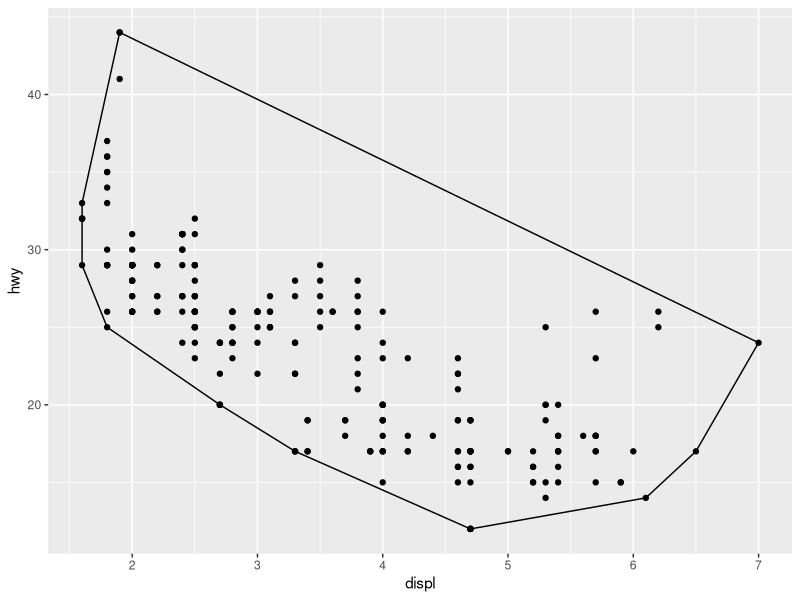
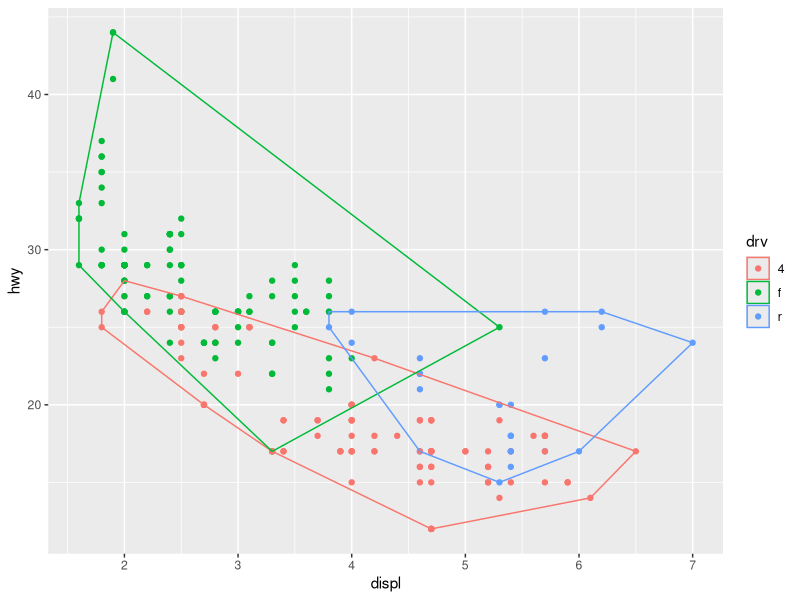
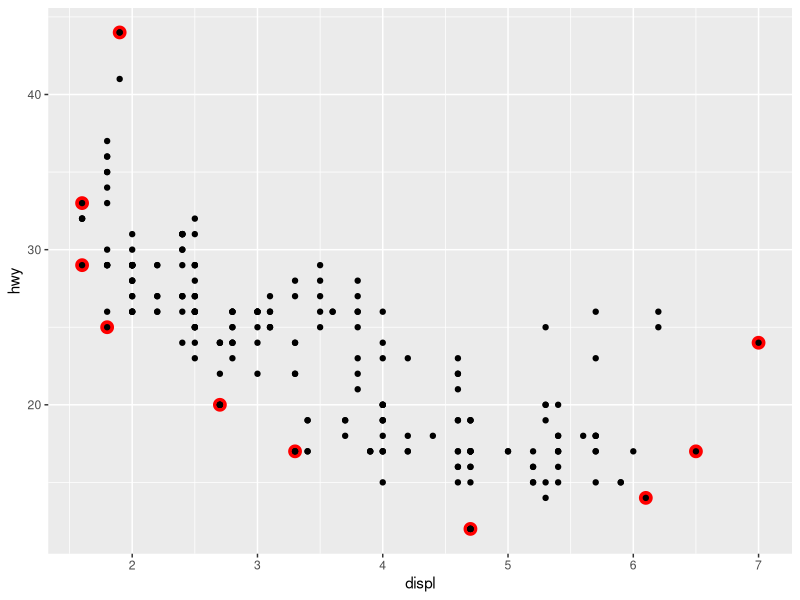
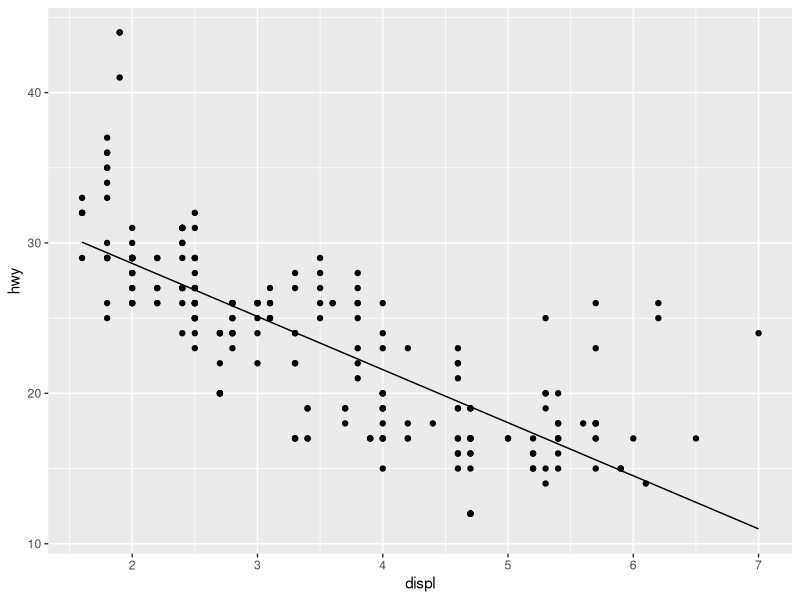
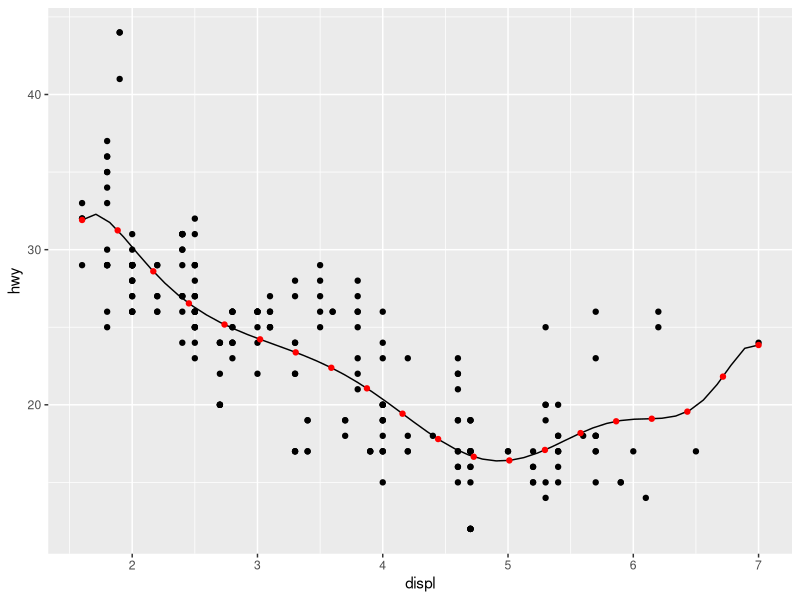
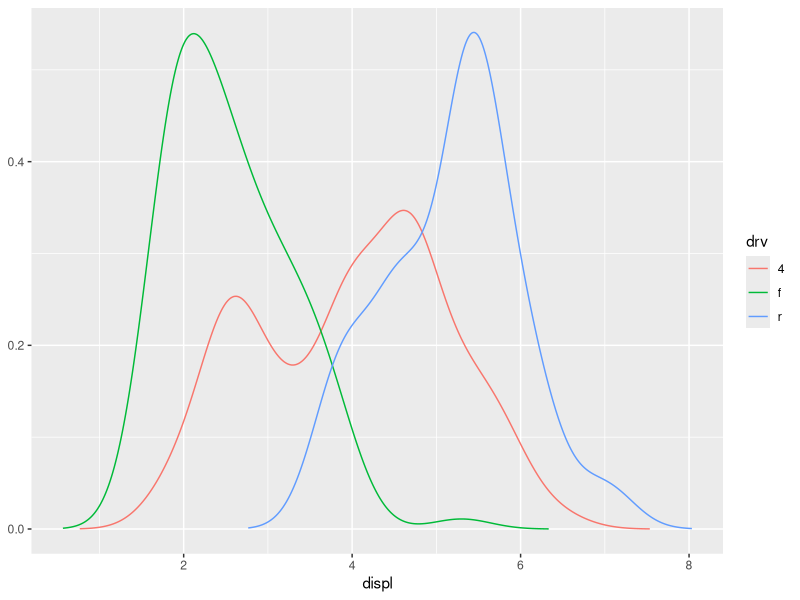
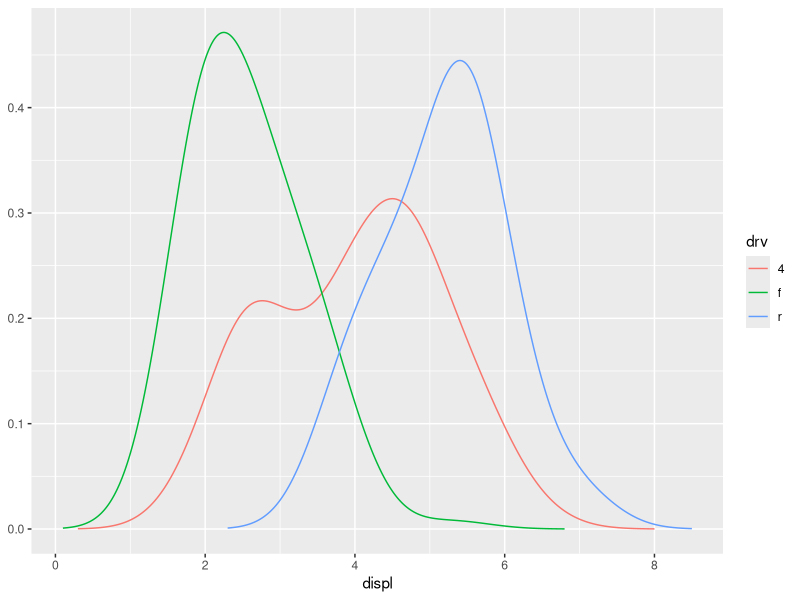
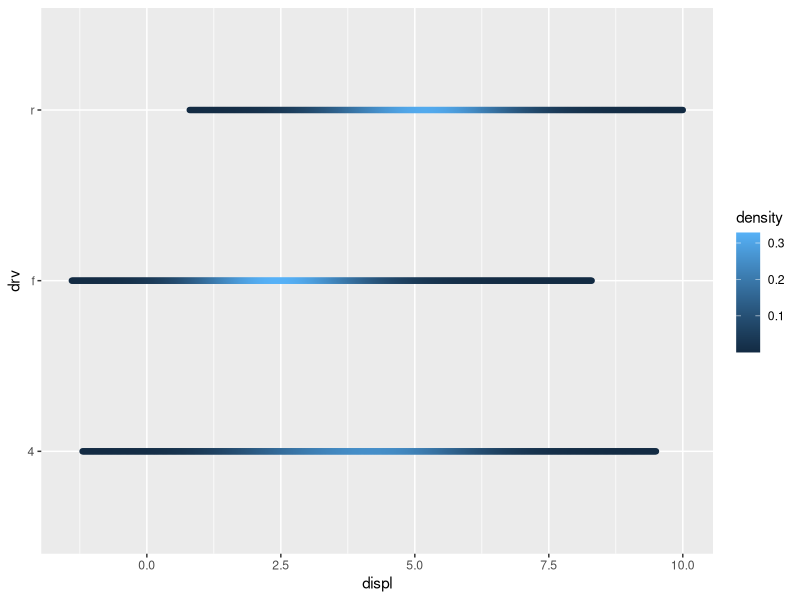

Source code (R) for these figures, in order:
## ---- chunk 1
knitr::opts_chunk$set(collapse = TRUE, comment = "#>", fig.width = 7, fig.height = 7, fig.align = "center")
library(ggplot2)
## ---- chunk 2
A <- ggproto("A", NULL,
  x = 1,
  inc = function(self) {
    self$x <- self$x + 1
  }
)
A$x
A$inc()
A$x
A$inc()
A$inc()
A$x
## ---- chunk 3
StatChull <- ggproto("StatChull", Stat,
  compute_group = function(data, scales) {
    data[chull(data$x, data$y), , drop = FALSE]
  },
  
  required_aes = c("x", "y")
)
## ---- chunk 4
stat_chull <- function(mapping = NULL, data = NULL, geom = "polygon",
                       position = "identity", na.rm = FALSE, show.legend = NA, 
                       inherit.aes = TRUE, ...) {
  layer(
    stat = StatChull, data = data, mapping = mapping, geom = geom, 
    position = position, show.legend = show.legend, inherit.aes = inherit.aes,
    params = list(na.rm = na.rm, ...)
  )
}
## ---- chunk 5
#| fig.alt = "Scatterplot of engine displacement versus highway miles per
#|  gallon, for 234 cars. The convex hull of all the points is marked by a 
#|  polygon with no fill."
ggplot(mpg, aes(displ, hwy)) + 
  geom_point() + 
  stat_chull(fill = NA, colour = "black")
## ---- chunk 6
#| fig.alt = "Scatterplot of engine displacement versus highway miles per
#|  gallon, for 234 cars. The convex hulls of points, grouped and coloured by 
#|  three types of drive train, are marked by polygons with no fill but the
#|  outline matches the colours of the points."
ggplot(mpg, aes(displ, hwy, colour = drv)) + 
  geom_point() + 
  stat_chull(fill = NA)
## ---- chunk 7
#| fig.alt = "Scatterplot of engine displacement versus highway miles per
#|  gallon, for 234 cars. The points that are part of the convex hull of all 
#|  points are marked with a red outline."
ggplot(mpg, aes(displ, hwy)) + 
  stat_chull(geom = "point", size = 4, colour = "red") +
  geom_point()
## ---- chunk 8
#| fig.alt = "Scatterplot of engine displacement versus highway miles per
#|  gallon, for 234 cars. A straight line with a negative slope passes through
#|  the cloud of points."
StatLm <- ggproto("StatLm", Stat, 
  required_aes = c("x", "y"),
  
  compute_group = function(data, scales) {
    rng <- range(data$x, na.rm = TRUE)
    grid <- data.frame(x = rng)
    
    mod <- lm(y ~ x, data = data)
    grid$y <- predict(mod, newdata = grid)
    
    grid
  }
)

stat_lm <- function(mapping = NULL, data = NULL, geom = "line",
                    position = "identity", na.rm = FALSE, show.legend = NA, 
                    inherit.aes = TRUE, ...) {
  layer(
    stat = StatLm, data = data, mapping = mapping, geom = geom, 
    position = position, show.legend = show.legend, inherit.aes = inherit.aes,
    params = list(na.rm = na.rm, ...)
  )
}

ggplot(mpg, aes(displ, hwy)) + 
  geom_point() + 
  stat_lm()
## ---- chunk 9
#| fig.alt = "Scatterplot of engine displacement versus highway miles per
#|  gallon, for 234 cars. A wobbly line follows the point cloud over the 
#|  horizontal direction. 20 points are placed on top of the line with constant
#|  horizontal intervals."
StatLm <- ggproto("StatLm", Stat, 
  required_aes = c("x", "y"),
  
  compute_group = function(data, scales, params, n = 100, formula = y ~ x) {
    rng <- range(data$x, na.rm = TRUE)
    grid <- data.frame(x = seq(rng[1], rng[2], length = n))
    
    mod <- lm(formula, data = data)
    grid$y <- predict(mod, newdata = grid)
    
    grid
  }
)

stat_lm <- function(mapping = NULL, data = NULL, geom = "line",
                    position = "identity", na.rm = FALSE, show.legend = NA, 
                    inherit.aes = TRUE, n = 50, formula = y ~ x, 
                    ...) {
  layer(
    stat = StatLm, data = data, mapping = mapping, geom = geom, 
    position = position, show.legend = show.legend, inherit.aes = inherit.aes,
    params = list(n = n, formula = formula, na.rm = na.rm, ...)
  )
}

ggplot(mpg, aes(displ, hwy)) + 
  geom_point() + 
  stat_lm(formula = y ~ poly(x, 10)) + 
  stat_lm(formula = y ~ poly(x, 10), geom = "point", colour = "red", n = 20)
## ---- chunk 10
#' @export
#' @inheritParams ggplot2::stat_identity
#' @param formula The modelling formula passed to \code{lm}. Should only 
#'   involve \code{y} and \code{x}
#' @param n Number of points used for interpolation.
stat_lm <- function(mapping = NULL, data = NULL, geom = "line",
                    position = "identity", na.rm = FALSE, show.legend = NA, 
                    inherit.aes = TRUE, n = 50, formula = y ~ x, 
                    ...) {
  layer(
    stat = StatLm, data = data, mapping = mapping, geom = geom, 
    position = position, show.legend = show.legend, inherit.aes = inherit.aes,
    params = list(n = n, formula = formula, na.rm = na.rm, ...)
  )
}

## ---- chunk 11
#| fig.alt = c(
#| "A line plot showing three kernel density estimates of engine displacement,
#|  coloured for three types of drive trains. The lines are a little bit 
#|  wobbly.",
#| "A line plot showing three kernel density estimates of engine displacement,
#|  coloured for three types of drive trains. The lines are fairly smooth."
#| )
StatDensityCommon <- ggproto("StatDensityCommon", Stat, 
  required_aes = "x",
  
  setup_params = function(data, params) {
    if (!is.null(params$bandwidth))
      return(params)
    
    xs <- split(data$x, data$group)
    bws <- vapply(xs, bw.nrd0, numeric(1))
    bw <- mean(bws)
    message("Picking bandwidth of ", signif(bw, 3))
    
    params$bandwidth <- bw
    params
  },
  
  compute_group = function(data, scales, bandwidth = 1) {
    d <- density(data$x, bw = bandwidth)
    data.frame(x = d$x, y = d$y)
  }  
)

stat_density_common <- function(mapping = NULL, data = NULL, geom = "line",
                                position = "identity", na.rm = FALSE, show.legend = NA, 
                                inherit.aes = TRUE, bandwidth = NULL,
                                ...) {
  layer(
    stat = StatDensityCommon, data = data, mapping = mapping, geom = geom, 
    position = position, show.legend = show.legend, inherit.aes = inherit.aes,
    params = list(bandwidth = bandwidth, na.rm = na.rm, ...)
  )
}

ggplot(mpg, aes(displ, colour = drv)) + 
  stat_density_common()

ggplot(mpg, aes(displ, colour = drv)) + 
  stat_density_common(bandwidth = 0.5)
## ---- chunk 12
#| fig.alt = "A plot showing the engine displacement versus three types of drive 
#|  trains. Every drive train is represented by a series of densely packed 
#|  points that imitate a horizontal line, and their colour intensity indicates
#|  the kernel density estimate of the displacement."
StatDensityCommon <- ggproto("StatDensity2", Stat, 
  required_aes = "x",
  default_aes = aes(y = stat(density)),

  compute_group = function(data, scales, bandwidth = 1) {
    d <- density(data$x, bw = bandwidth)
    data.frame(x = d$x, density = d$y)
  }  
)

ggplot(mpg, aes(displ, drv, colour = stat(density))) + 
  stat_density_common(bandwidth = 1, geom = "point")
## ---- chunk 13
#| fig.alt = "An area plot showing the kernel density estimates of 
#|  engine displacement. Three areas are shown that indicate the estimates for
#|  three types of drive trains separately. All areas are floored to the x-axis
#|  and overlap one another."
ggplot(mpg, aes(displ, fill = drv)) + 
  stat_density_common(bandwidth = 1, geom = "area", position = "stack")
## ---- chunk 14
#| fig.alt = c(
#| "A stacked area plot showing kernel density estimates of engine displacement.
#|  Three areas are shown that indicate the estimates for three types of drive
#|  trains separately. The areas are stacked on top of one another and show
#|  no overlap.",
#| "A heatmap showing the density of engine displacement for three types of 
#|  drive trains. The heatmap has three rows for the drive trains, but are
#|  continuous in the horizontal direction. The fill intensity of the heatmap
#|  shows the kernel density estimates."   
#| )
StatDensityCommon <- ggproto("StatDensityCommon", Stat, 
  required_aes = "x",
  default_aes = aes(y = stat(density)),

  setup_params = function(data, params) {
    min <- min(data$x) - 3 * params$bandwidth
    max <- max(data$x) + 3 * params$bandwidth
    
    list(
      bandwidth = params$bandwidth,
      min = min,
      max = max,
      na.rm = params$na.rm
    )
  },
  
  compute_group = function(data, scales, min, max, bandwidth = 1) {
    d <- density(data$x, bw = bandwidth, from = min, to = max)
    data.frame(x = d$x, density = d$y)
  }  
)

ggplot(mpg, aes(displ, fill = drv)) + 
  stat_density_common(bandwidth = 1, geom = "area", position = "stack")
ggplot(mpg, aes(displ, drv, fill = stat(density))) + 
  stat_density_common(bandwidth = 1, geom = "raster")
## ---- chunk 15
#| fig.alt = "Scatterplot of engine displacement versus highway miles per
#|  gallon, for 234 cars. The points are larger than the default."
GeomSimplePoint <- ggproto("GeomSimplePoint", Geom,
  required_aes = c("x", "y"),
  default_aes = aes(shape = 19, colour = "black"),
  draw_key = draw_key_point,

  draw_panel = function(data, panel_params, coord) {
    coords <- coord$transform(data, panel_params)
    grid::pointsGrob(
      coords$x, coords$y,
      pch = coords$shape,
      gp = grid::gpar(col = coords$colour)
    )
  }
)

geom_simple_point <- function(mapping = NULL, data = NULL, stat = "identity",
                              position = "identity", na.rm = FALSE, show.legend = NA, 
                              inherit.aes = TRUE, ...) {
  layer(
    geom = GeomSimplePoint, mapping = mapping,  data = data, stat = stat, 
    position = position, show.legend = show.legend, inherit.aes = inherit.aes,
    params = list(na.rm = na.rm, ...)
  )
}

ggplot(mpg, aes(displ, hwy)) + 
  geom_simple_point()
## ---- chunk 16
#| fig.alt = "Scatterplot of engine displacement versus highway miles per
#|  gallon, for 234 cars. The convex hulls of points, grouped by 7 types of 
#|  cars, are displayed as multiple polygons with no fill, but the outer line is 
#|  coloured by the type."
GeomSimplePolygon <- ggproto("GeomPolygon", Geom,
  required_aes = c("x", "y"),
  
  default_aes = aes(
    colour = NA, fill = "grey20", linewidth = 0.5,
    linetype = 1, alpha = 1
  ),

  draw_key = draw_key_polygon,

  draw_group = function(data, panel_params, coord) {
    n <- nrow(data)
    if (n <= 2) return(grid::nullGrob())

    coords <- coord$transform(data, panel_params)
    # A polygon can only have a single colour, fill, etc, so take from first row
    first_row <- coords[1, , drop = FALSE]

    grid::polygonGrob(
      coords$x, coords$y, 
      default.units = "native",
      gp = grid::gpar(
        col = first_row$colour,
        fill = scales::alpha(first_row$fill, first_row$alpha),
        lwd = first_row$linewidth * .pt,
        lty = first_row$linetype
      )
    )
  }
)
geom_simple_polygon <- function(mapping = NULL, data = NULL, stat = "chull",
                                position = "identity", na.rm = FALSE, show.legend = NA, 
                                inherit.aes = TRUE, ...) {
  layer(
    geom = GeomSimplePolygon, mapping = mapping, data = data, stat = stat, 
    position = position, show.legend = show.legend, inherit.aes = inherit.aes,
    params = list(na.rm = na.rm, ...)
  )
}

ggplot(mpg, aes(displ, hwy)) + 
  geom_point() + 
  geom_simple_polygon(aes(colour = class), fill = NA)
## ---- chunk 17
#| fig.alt = "Scatterplot of engine displacement versus highway miles per
#|  gallon, for 234 cars. The convex hull of all the points is marked by a 
#|  polygon with no fill."
GeomPolygonHollow <- ggproto("GeomPolygonHollow", GeomPolygon,
  default_aes = aes(colour = "black", fill = NA, linewidth = 0.5, linetype = 1,
    alpha = NA)
  )
geom_chull <- function(mapping = NULL, data = NULL, 
                       position = "identity", na.rm = FALSE, show.legend = NA, 
                       inherit.aes = TRUE, ...) {
  layer(
    stat = StatChull, geom = GeomPolygonHollow, data = data, mapping = mapping,
    position = position, show.legend = show.legend, inherit.aes = inherit.aes,
    params = list(na.rm = na.rm, ...)
  )
}

ggplot(mpg, aes(displ, hwy)) + 
  geom_point() + 
  geom_chull()
## ---- chunk 18
StatBoxplot$setup_params
## ---- chunk 19
StatBoxplot$setup_data
## ---- chunk 20
GeomBoxplot$setup_data
## ---- chunk 21
GeomBoxplot$required_aes
## ---- chunk 22
GeomLine$setup_params
## ---- chunk 23
theme_grey()$legend.key

new_theme <- theme_grey() + theme(legend.key = element_rect(colour = "red"))
new_theme$legend.key
## ---- chunk 24
new_theme <- theme_grey() %+replace% theme(legend.key = element_rect(colour = "red"))
new_theme$legend.key
## ---- chunk 25
#| fig.alt = c(
#| "Scatterplot of three observations arranged diagonally. The axis titles 'x' 
#|  and 'y' are coloured in black",
#| "Scatterplot of three observations arranged diagonally. The axis titles 'x' 
#|  and 'y' are coloured in red"
#| )
df <- data.frame(x = 1:3, y = 1:3)
base <- ggplot(df, aes(x, y)) + 
  geom_point() + 
  theme_minimal()

base
base + theme(text = element_text(colour = "red"))
## ---- chunk 26
layout <- function(data, params) {
  data.frame(PANEL = c(1L, 2L), SCALE_X = 1L, SCALE_Y = 1L)
}
## ---- chunk 27
mapping <- function(data, layout, params) {
  if (is.null(data) || nrow(data) == 0) {
    return(cbind(data, PANEL = integer(0)))
  }
  rbind(
    cbind(data, PANEL = 1L),
    cbind(data, PANEL = 2L)
  )
}
## ---- chunk 28
render <- function(panels, layout, x_scales, y_scales, ranges, coord, data,
                   theme, params) {
  # Place panels according to settings
  if (params$horizontal) {
    # Put panels in matrix and convert to a gtable
    panels <- matrix(panels, ncol = 2)
    panel_table <- gtable::gtable_matrix("layout", panels, 
      widths = unit(c(1, 1), "null"), heights = unit(1, "null"), clip = "on")
    # Add spacing according to theme
    panel_spacing <- if (is.null(theme$panel.spacing.x)) {
      theme$panel.spacing
    } else {
      theme$panel.spacing.x
    }
    panel_table <- gtable::gtable_add_col_space(panel_table, panel_spacing)
  } else {
    panels <- matrix(panels, ncol = 1)
    panel_table <- gtable::gtable_matrix("layout", panels, 
      widths = unit(1, "null"), heights = unit(c(1, 1), "null"), clip = "on")
    panel_spacing <- if (is.null(theme$panel.spacing.y)) {
      theme$panel.spacing
    } else {
      theme$panel.spacing.y
    }
    panel_table <- gtable::gtable_add_row_space(panel_table, panel_spacing)
  }
  # Name panel grobs so they can be found later
  panel_table$layout$name <- paste0("panel-", c(1, 2))
  
  # Construct the axes
  axes <- render_axes(ranges[1], ranges[1], coord, theme, 
    transpose = TRUE)

  # Add axes around each panel
  panel_pos_h <- panel_cols(panel_table)$l
  panel_pos_v <- panel_rows(panel_table)$t
  axis_width_l <- unit(grid::convertWidth(
    grid::grobWidth(axes$y$left[[1]]), "cm", TRUE), "cm")
  axis_width_r <- unit(grid::convertWidth(
    grid::grobWidth(axes$y$right[[1]]), "cm", TRUE), "cm")
  ## We do it reverse so we don't change the position of panels when we add axes
  for (i in rev(panel_pos_h)) {
    panel_table <- gtable::gtable_add_cols(panel_table, axis_width_r, i)
    panel_table <- gtable::gtable_add_grob(panel_table, 
      rep(axes$y$right, length(panel_pos_v)), t = panel_pos_v, l = i + 1, 
      clip = "off")
    panel_table <- gtable::gtable_add_cols(panel_table, axis_width_l, i - 1)
    panel_table <- gtable::gtable_add_grob(panel_table, 
      rep(axes$y$left, length(panel_pos_v)), t = panel_pos_v, l = i, 
      clip = "off")
  }
  ## Recalculate as gtable has changed
  panel_pos_h <- panel_cols(panel_table)$l
  panel_pos_v <- panel_rows(panel_table)$t
  axis_height_t <- unit(grid::convertHeight(
    grid::grobHeight(axes$x$top[[1]]), "cm", TRUE), "cm")
  axis_height_b <- unit(grid::convertHeight(
    grid::grobHeight(axes$x$bottom[[1]]), "cm", TRUE), "cm")
  for (i in rev(panel_pos_v)) {
    panel_table <- gtable::gtable_add_rows(panel_table, axis_height_b, i)
    panel_table <- gtable::gtable_add_grob(panel_table, 
      rep(axes$x$bottom, length(panel_pos_h)), t = i + 1, l = panel_pos_h, 
      clip = "off")
    panel_table <- gtable::gtable_add_rows(panel_table, axis_height_t, i - 1)
    panel_table <- gtable::gtable_add_grob(panel_table, 
      rep(axes$x$top, length(panel_pos_h)), t = i, l = panel_pos_h, 
      clip = "off")
  }
  panel_table
}
## ---- chunk 29
# Constructor: shrink is required to govern whether scales are trained on 
# Stat-transformed data or not.
facet_duplicate <- function(horizontal = TRUE, shrink = TRUE) {
  ggproto(NULL, FacetDuplicate,
    shrink = shrink,
    params = list(
      horizontal = horizontal
    )
  )
}

FacetDuplicate <- ggproto("FacetDuplicate", Facet,
  compute_layout = layout,
  map_data = mapping,
  draw_panels = render
)
## ---- chunk 30
#| fig.alt = c(
#| "Scatterplot showing horsepower against miles per gallon for 32 cars.",
#| "Scatterplot with two panels showing horsepower against miles per gallon for 
#|  32 cars. The left and right panels are identical."
#| )
p <- ggplot(mtcars, aes(x = hp, y = mpg)) + geom_point()
p
p + facet_duplicate()
## ---- chunk 31
library(scales)

facet_trans <- function(trans, horizontal = TRUE, shrink = TRUE) {
  ggproto(NULL, FacetTrans,
    shrink = shrink,
    params = list(
      trans = scales::as.trans(trans),
      horizontal = horizontal
    )
  )
}

FacetTrans <- ggproto("FacetTrans", Facet,
  # Almost as before but we want different y-scales for each panel
  compute_layout = function(data, params) {
    data.frame(PANEL = c(1L, 2L), SCALE_X = 1L, SCALE_Y = c(1L, 2L))
  },
  # Same as before
  map_data = function(data, layout, params) {
    if (is.null(data) || nrow(data) == 0) {
      return(cbind(data, PANEL = integer(0)))
    }
    rbind(
      cbind(data, PANEL = 1L),
      cbind(data, PANEL = 2L)
    )
  },
  # This is new. We create a new scale with the defined transformation
  init_scales = function(layout, x_scale = NULL, y_scale = NULL, params) {
    scales <- list()
    if (!is.null(x_scale)) {
      scales$x <- lapply(seq_len(max(layout$SCALE_X)), function(i) x_scale$clone())
    }
    if (!is.null(y_scale)) {
      y_scale_orig <- y_scale$clone()
      y_scale_new <- y_scale$clone()
      y_scale_new$trans <- params$trans
      # Make sure that oob values are kept
      y_scale_new$oob <- function(x, ...) x
      scales$y <- list(y_scale_orig, y_scale_new)
    }
    scales
  },
  # We must make sure that the second scale is trained on transformed data
  train_scales = function(x_scales, y_scales, layout, data, params) {
    # Transform data for second panel prior to scale training
    if (!is.null(y_scales)) {
      data <- lapply(data, function(layer_data) {
        match_id <- match(layer_data$PANEL, layout$PANEL)
        y_vars <- intersect(y_scales[[1]]$aesthetics, names(layer_data))
        trans_scale <- layer_data$PANEL == 2L
        for (i in y_vars) {
          layer_data[trans_scale, i] <- y_scales[[2]]$transform(layer_data[trans_scale, i])
        }
        layer_data
      })
    }
    Facet$train_scales(x_scales, y_scales, layout, data, params)
  },
  # this is where we actually modify the data. It cannot be done in $map_data as that function
  # doesn't have access to the scales
  finish_data = function(data, layout, x_scales, y_scales, params) {
    match_id <- match(data$PANEL, layout$PANEL)
    y_vars <- intersect(y_scales[[1]]$aesthetics, names(data))
    trans_scale <- data$PANEL == 2L
    for (i in y_vars) {
      data[trans_scale, i] <- y_scales[[2]]$transform(data[trans_scale, i])
    }
    data
  },
  # A few changes from before to accommodate that axes are now not duplicate of each other
  # We also add a panel strip to annotate the different panels
  draw_panels = function(panels, layout, x_scales, y_scales, ranges, coord,
                         data, theme, params) {
    # Place panels according to settings
    if (params$horizontal) {
      # Put panels in matrix and convert to a gtable
      panels <- matrix(panels, ncol = 2)
      panel_table <- gtable::gtable_matrix("layout", panels, 
        widths = unit(c(1, 1), "null"), heights = unit(1, "null"), clip = "on")
      # Add spacing according to theme
      panel_spacing <- if (is.null(theme$panel.spacing.x)) {
        theme$panel.spacing
      } else {
        theme$panel.spacing.x
      }
      panel_table <- gtable::gtable_add_col_space(panel_table, panel_spacing)
    } else {
      panels <- matrix(panels, ncol = 1)
      panel_table <- gtable::gtable_matrix("layout", panels, 
        widths = unit(1, "null"), heights = unit(c(1, 1), "null"), clip = "on")
      panel_spacing <- if (is.null(theme$panel.spacing.y)) {
        theme$panel.spacing
      } else {
        theme$panel.spacing.y
      }
      panel_table <- gtable::gtable_add_row_space(panel_table, panel_spacing)
    }
    # Name panel grobs so they can be found later
    panel_table$layout$name <- paste0("panel-", c(1, 2))
    
    # Construct the axes
    axes <- render_axes(ranges[1], ranges, coord, theme, 
      transpose = TRUE)
  
    # Add axes around each panel
    grobWidths <- function(x) {
      unit(vapply(x, function(x) {
        grid::convertWidth(
          grid::grobWidth(x), "cm", TRUE)
      }, numeric(1)), "cm")
    }
    panel_pos_h <- panel_cols(panel_table)$l
    panel_pos_v <- panel_rows(panel_table)$t
    axis_width_l <- grobWidths(axes$y$left)
    axis_width_r <- grobWidths(axes$y$right)
    ## We do it reverse so we don't change the position of panels when we add axes
    if (params$horizontal) {
      for (i in rev(seq_along(panel_pos_h))) {
        panel_table <- gtable::gtable_add_cols(panel_table, axis_width_r[i], panel_pos_h[i])
        panel_table <- gtable::gtable_add_grob(panel_table,
          axes$y$right[i], t = panel_pos_v, l = panel_pos_h[i] + 1,
          clip = "off")

        panel_table <- gtable::gtable_add_cols(panel_table, axis_width_l[i], panel_pos_h[i] - 1)
        panel_table <- gtable::gtable_add_grob(panel_table,
          axes$y$left[i], t = panel_pos_v, l = panel_pos_h[i],
          clip = "off")
      }
    } else {
        panel_table <- gtable::gtable_add_cols(panel_table, axis_width_r[1], panel_pos_h)
        panel_table <- gtable::gtable_add_grob(panel_table,
          axes$y$right, t = panel_pos_v, l = panel_pos_h + 1,
          clip = "off")
        panel_table <- gtable::gtable_add_cols(panel_table, axis_width_l[1], panel_pos_h - 1)
        panel_table <- gtable::gtable_add_grob(panel_table,
          axes$y$left, t = panel_pos_v, l = panel_pos_h,
          clip = "off")
      }

    ## Recalculate as gtable has changed
    panel_pos_h <- panel_cols(panel_table)$l
    panel_pos_v <- panel_rows(panel_table)$t
    axis_height_t <- unit(grid::convertHeight(
      grid::grobHeight(axes$x$top[[1]]), "cm", TRUE), "cm")
    axis_height_b <- unit(grid::convertHeight(
      grid::grobHeight(axes$x$bottom[[1]]), "cm", TRUE), "cm")
    for (i in rev(panel_pos_v)) {
      panel_table <- gtable::gtable_add_rows(panel_table, axis_height_b, i)
      panel_table <- gtable::gtable_add_grob(panel_table, 
        rep(axes$x$bottom, length(panel_pos_h)), t = i + 1, l = panel_pos_h, 
        clip = "off")
      panel_table <- gtable::gtable_add_rows(panel_table, axis_height_t, i - 1)
      panel_table <- gtable::gtable_add_grob(panel_table, 
        rep(axes$x$top, length(panel_pos_h)), t = i, l = panel_pos_h, 
        clip = "off")
    }
    
    # Add strips
    strips <- render_strips(
      x = data.frame(name = c("Original", paste0("Transformed (", params$trans$name, ")"))),
      labeller = label_value, theme = theme)
    
    panel_pos_h <- panel_cols(panel_table)$l
    panel_pos_v <- panel_rows(panel_table)$t
    strip_height <- unit(grid::convertHeight(
      grid::grobHeight(strips$x$top[[1]]), "cm", TRUE), "cm")
    for (i in rev(seq_along(panel_pos_v))) {
      panel_table <- gtable::gtable_add_rows(panel_table, strip_height, panel_pos_v[i] - 1)
      if (params$horizontal) {
        panel_table <- gtable::gtable_add_grob(panel_table, strips$x$top, 
          t = panel_pos_v[i], l = panel_pos_h, clip = "off")
      } else {
        panel_table <- gtable::gtable_add_grob(panel_table, strips$x$top[i], 
          t = panel_pos_v[i], l = panel_pos_h, clip = "off")
      }
    }
    
    
    panel_table
  }
)
## ---- chunk 32
#| fig.alt = "Scatterplot with two panels showing horsepower against miles per 
#|  gallon for 32 cars. Both panels show the same datapoints. The left panel is 
#|  titled 'original' and the right panel is titled 'transformed (sqrt)'. On the 
#|  right panel, the miles per gallon are displayed on a square root 
#|  transformed scale."
ggplot(mtcars, aes(x = hp, y = mpg)) + geom_point() + facet_trans('sqrt')
## ---- chunk 33
#| fig.alt = "Scatterplot with three-by-three panels showing the weight versus
#|  the price of about 10.000 diamonds in every panel. The panels are titled 1
#|  to 9 and show different points, but are visually similar."

facet_bootstrap <- function(n = 9, prop = 0.2, nrow = NULL, ncol = NULL, 
  scales = "fixed", shrink = TRUE, strip.position = "top") {
  
  facet <- facet_wrap(~.bootstrap, nrow = nrow, ncol = ncol, scales = scales, 
    shrink = shrink, strip.position = strip.position)
  facet$params$n <- n
  facet$params$prop <- prop
  ggproto(NULL, FacetBootstrap,
    shrink = shrink,
    params = facet$params
  )
}

FacetBootstrap <- ggproto("FacetBootstrap", FacetWrap,
  compute_layout = function(data, params) {
    id <- seq_len(params$n)

    dims <- wrap_dims(params$n, params$nrow, params$ncol)
    layout <- data.frame(PANEL = factor(id))

    if (params$as.table) {
      layout$ROW <- as.integer((id - 1L) %/% dims[2] + 1L)
    } else {
      layout$ROW <- as.integer(dims[1] - (id - 1L) %/% dims[2])
    }
    layout$COL <- as.integer((id - 1L) %% dims[2] + 1L)

    layout <- layout[order(layout$PANEL), , drop = FALSE]
    rownames(layout) <- NULL

    # Add scale identification
    layout$SCALE_X <- if (params$free$x) id else 1L
    layout$SCALE_Y <- if (params$free$y) id else 1L

    cbind(layout, .bootstrap = id)
  },
  map_data = function(data, layout, params) {
    if (is.null(data) || nrow(data) == 0) {
      return(cbind(data, PANEL = integer(0)))
    }
    n_samples <- round(nrow(data) * params$prop)
    new_data <- lapply(seq_len(params$n), function(i) {
      cbind(data[sample(nrow(data), n_samples), , drop = FALSE], PANEL = i)
    })
    do.call(rbind, new_data)
  }
)

ggplot(diamonds, aes(carat, price)) + 
  geom_point(alpha = 0.1) + 
  facet_bootstrap(n = 9, prop = 0.05)
